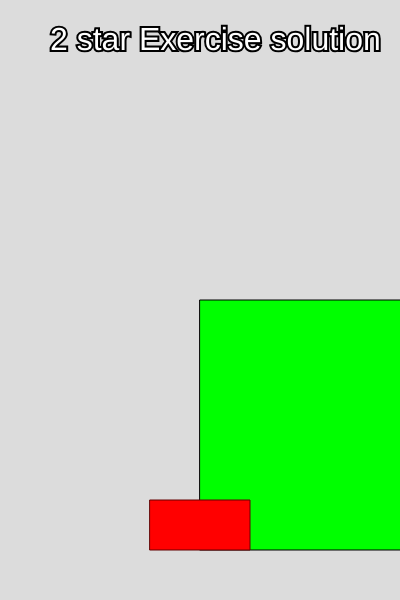
Frame 1 (no input)
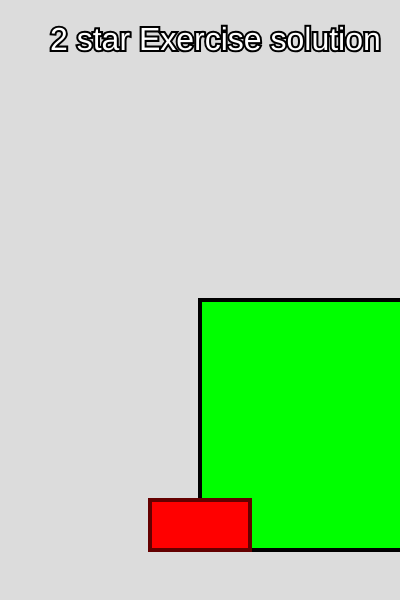
Frame 60 (no input)
Frame 120 (the mouse pressed at the canvas centre since frame 60): identical to frame 60, image omitted

The p5.js sketch that drew these frames (run headless with seeded random() and noise() and a simulated clock; from frame 60 on, the mouse is pressed at the canvas centre):

// p5.js sketch
// ── sketch.js


function setup() {  

  createCanvas(400, 600);

 
}

function draw() {

  background(220);
    fill(0, 255, 0);
  rect(width / 2, height / 2, 250, 250);

  fill(255, 0, 0);
    stroke(100, 0, 0);
    rect(150, 500, 100, 50);
    
    textSize(32);
  fill(255);
  stroke(0);
  strokeWeight(4);
  text('2 star Exercise solution', 50, 50);


}
function windowResized() {
  
}
